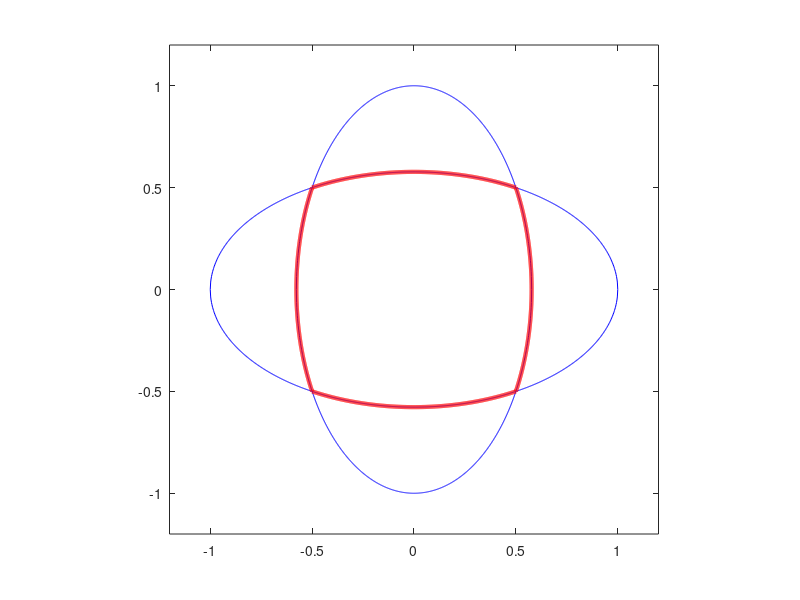

Recreate this plot in MATLAB.
a = 3;
x1 = linspace(-1/sqrt(a), 1/sqrt(a), 1000);
y1 = sqrt(1 - a*x1.^2);
plot(x1, y1, 'b', x1, -y1, 'b')
axis equal;
hold on
x2 = linspace(-1, 1, 1000);
y2 = sqrt(1 - x2.^2) / sqrt(a);
plot(x2, y2, 'b', x2, -y2, 'b')
hold on
c = sqrt(1/(a+1));
xp = linspace(-c, c, 1000);
yp = sqrt(1 - xp.^2) / sqrt(a);
plot(xp,yp,'r',...
    'LineWidth',3)
plot(xp,-yp,'r',...
    'LineWidth',3)
plot(yp,xp,'r',...
    'LineWidth',3)
plot(-yp,xp,'r',...
    'LineWidth',3)
axis([-1.2 1.2 -1.2 1.2]);